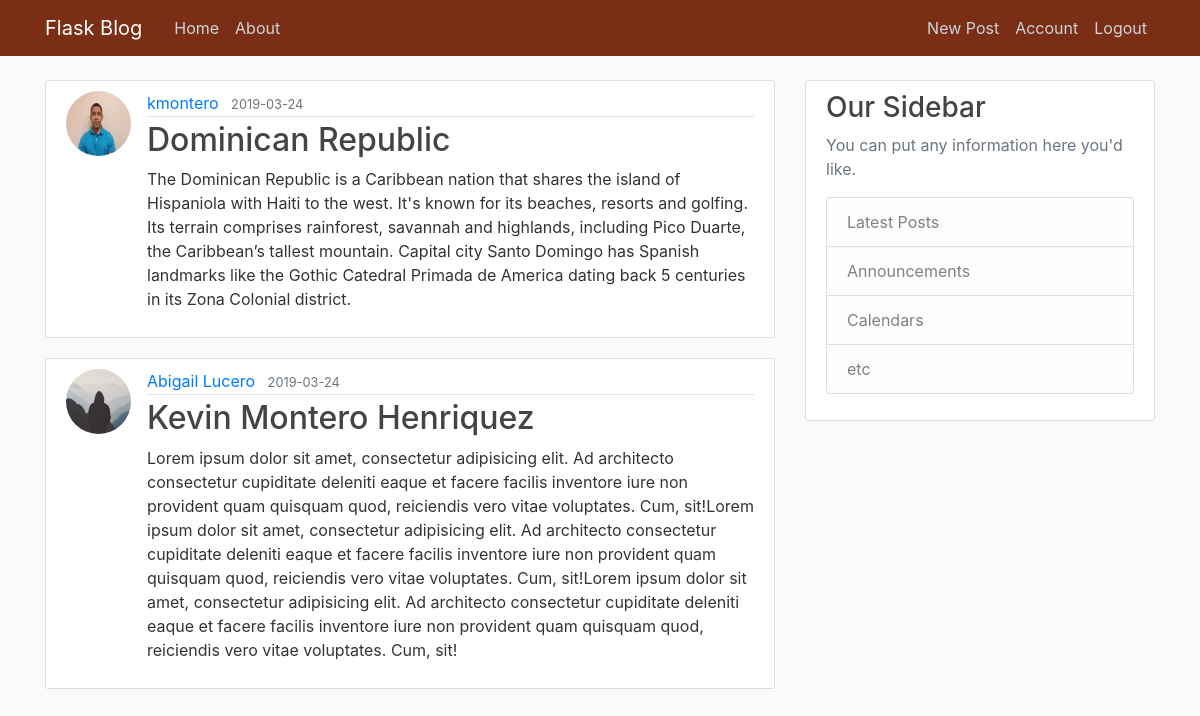
Screenshot of /home (signed in) with the database file from the repository.
### app/models.py (models this page shows, shortened)
class Post(db.Model):
    id = db.Column(db.Integer, primary_key=True)
    title = db.Column(db.String(100), nullable=False)
    date_posted = db.Column(db.DateTime, nullable=False, default= datetime.utcnow)
    content = db.Column(db.Text, nullable=False)
    user_id = db.Column(db.Integer, db.ForeignKey('user.id'), nullable=False)

class User(db.Model, UserMixin):
    id = db.Column(db.Integer, primary_key =True)
    username = db.Column(db.String(20), unique=True, nullable=False)
    email = db.Column(db.String(120), unique=True, nullable=False)
    image_file = db.Column(db.String(20), nullable=False, default='default.jpg')
    password = db.Column(db.String(60), nullable=False)
    posts = db.relationship('Post', backref='author', lazy=True)

### app/routes.py (the view)
@app.route('/')
@app.route('/home')
def home():
    posts = Post.query.all()
    return render_template('home.html', posts=posts, title='home')

### app/models.py (called while the page is built)
@login_manager.user_loader
def load_user(user_id):
    return User.query.get(int(user_id))

### app/templates/home.html
{% extends 'layout.html' %}
{% block content %}
    {% for post in posts %}
        <article class="media content-section">
          <img class="rounded-circle article-img" src="{{ url_for('static', filename='profile_pics/'+ post.author.image_file) }}">
          <div class="media-body">
            <div class="article-metadata">
              <a class="mr-2" href="#">{{ post.author.username }}</a>
              <small class="text-muted">{{ post.date_posted.strftime('%Y-%m-%d') }}</small>
            </div>
            <h2><a class="article-title" href="{{ url_for('post', post_id=post.id) }}">{{ post.title }}</a></h2>
            <p class="article-content">{{ post.content }}</p>
          </div>
        </article>
    {% endfor %}
{% endblock content%}

### app/static/main.css (style rules this page uses)
body { background: #fafafa; color: #333333; margin-top: 5rem; }
h1, h2, h3, h4, h5, h6 { color: #444444; }
.content-section { background: #ffffff; padding: 10px 20px; border: 1px solid #dddddd; border-radius: 3px; margin-bottom: 20px; }
.article-title { color: #444444; }
.article-content { white-space: pre-line; }
.article-img { height: 65px; width: 65px; margin-right: 16px; }
.article-metadata { padding-bottom: 1px; margin-bottom: 4px; border-bottom: 1px solid #e3e3e3 }

### rows the page displays
Post: image_file (picture), author.username "kmontero", date_posted "2019-03-24", title "Dominican Republic", content "The Dominican Republic is a Caribbean nation that shares the island of Hispaniola with Haiti to the west. It's known for its beaches, resorts and golfing. Its terrain comprises rainforest, savannah and highlands, including Pico Duarte, the Caribbean’s tallest mountain. Capital city Santo Domingo has Spanish landmarks like the Gothic Catedral Primada de America dating back 5 centuries in its Zona Colonial district."
Post: image_file (placeholder picture), author.username "Abigail Lucero", date_posted "2019-03-24", title "Kevin Montero Henriquez", content "Lorem ipsum dolor sit amet, consectetur adipisicing elit. Ad architecto consectetur cupiditate deleniti eaque et facere facilis inventore iure non provident quam quisquam quod, reiciendis vero vitae voluptates. Cum, sit!Lorem ipsum dolor sit amet, consectetur adipisicing elit. Ad architecto consectetur cupiditate deleniti eaque et facere facilis inventore iure non provident quam quisquam quod, reiciendis vero vitae voluptates. Cum, sit!Lorem ipsum dolor sit amet, consectetur adipisicing elit. Ad architecto consectetur cupiditate deleniti eaque et facere facilis inventore iure non provident quam quisquam quod, reiciendis vero vitae voluptates. Cum, sit!"
